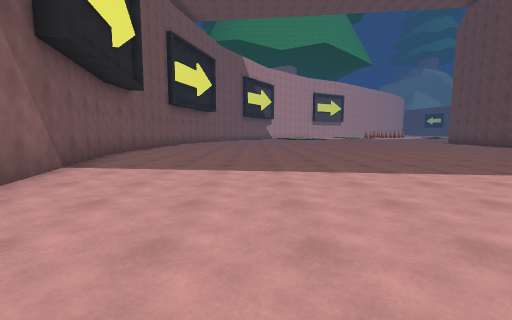
view 1 (above)

20 first-person views from a walk through a scene from a Unity 3-D project. The camera is 1.4 m above the floor, tilts 6° down and sees 90° across. The floor is counted in squares, 2 m on a side. Each view is taken from the middle of a square. On the plan, view 1 faces up. The plan holds only what a view shows up to about 9 squares ahead; the rest is blank. The place goes on beyond the plan. The player character is not drawn.

view 2
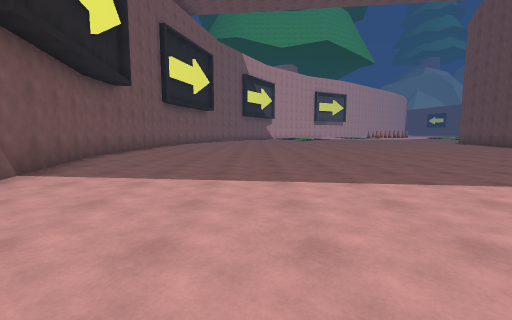

view 3
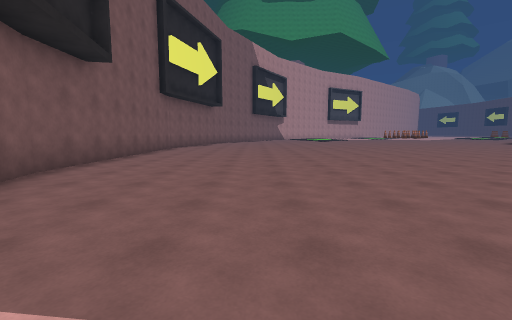

view 4
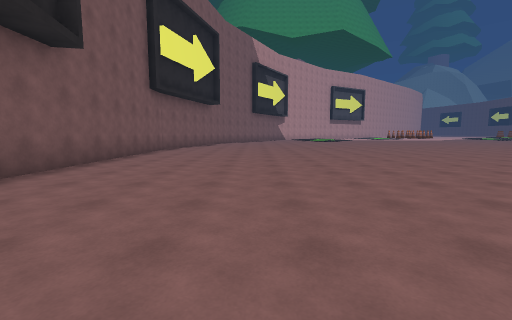

view 5
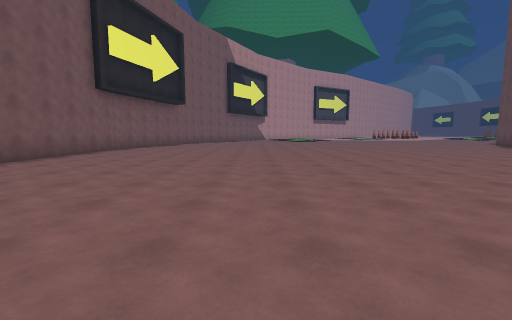

view 6
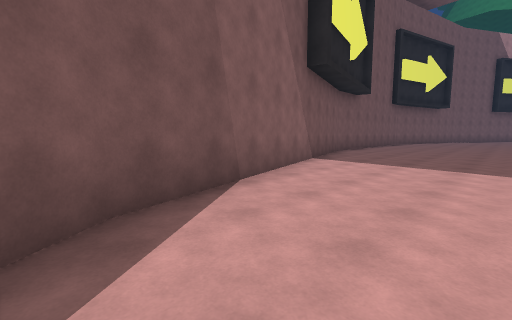

view 7
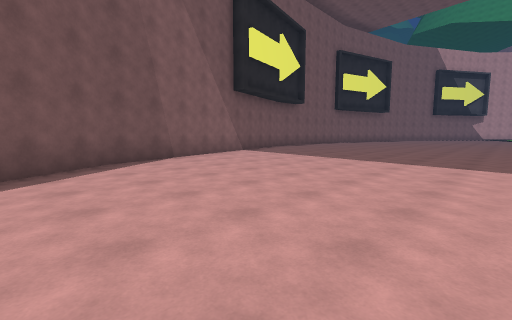

view 8
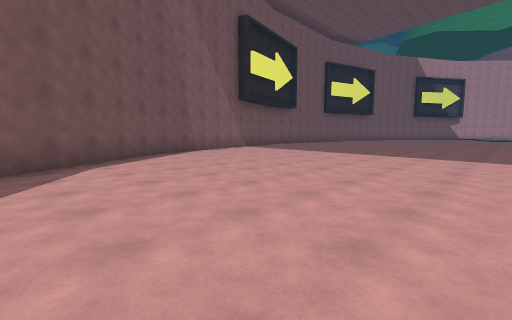

view 9
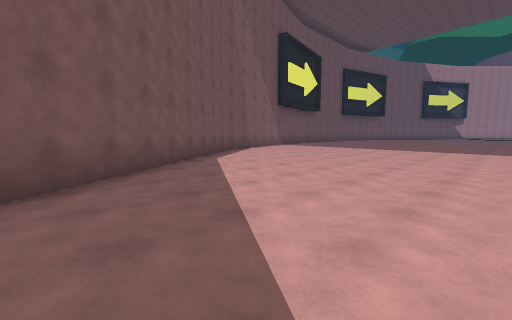

view 10
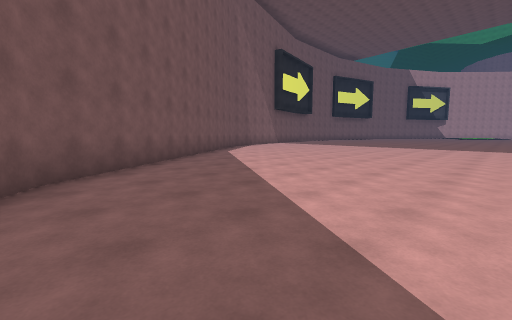

view 11
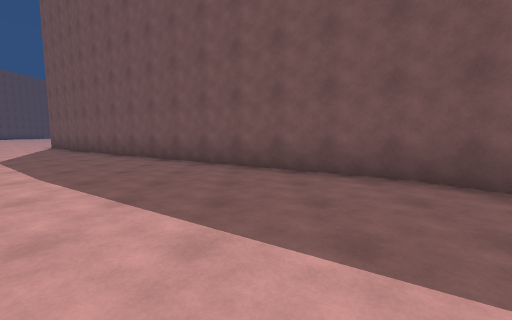

view 12
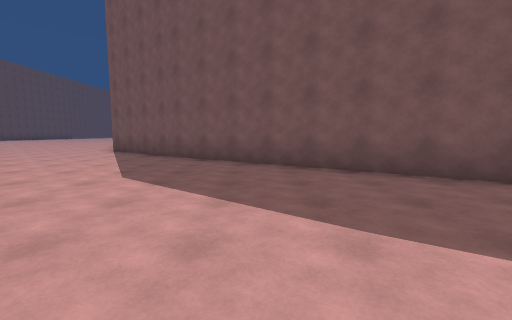

view 13
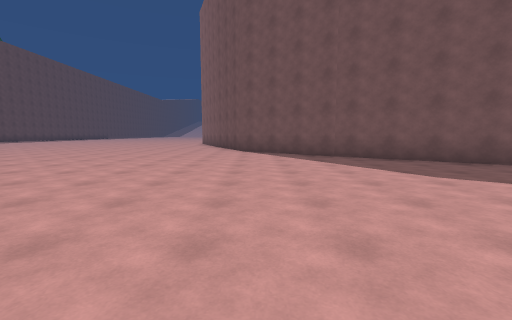

view 14
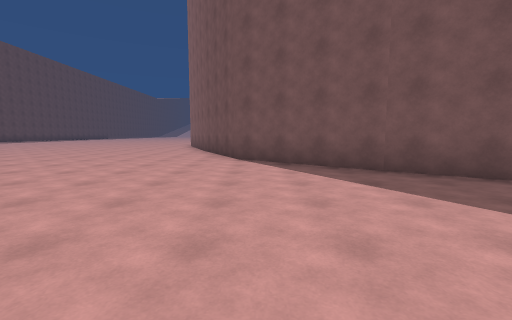

view 15
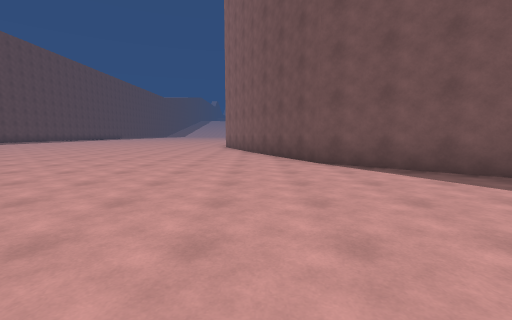

view 16
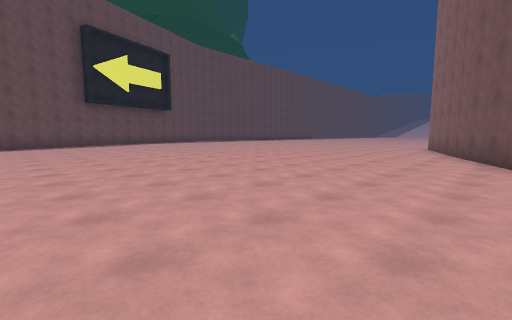

view 17
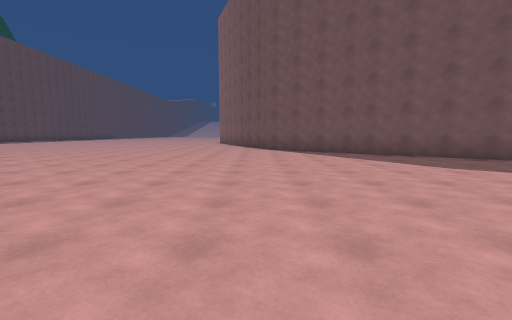

view 18
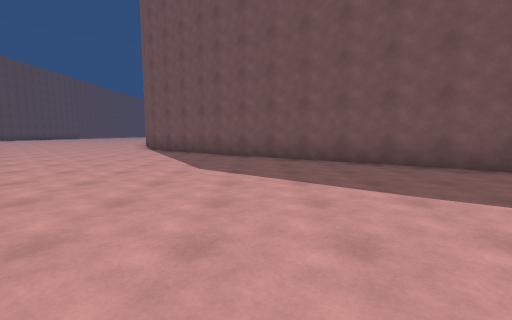

view 19
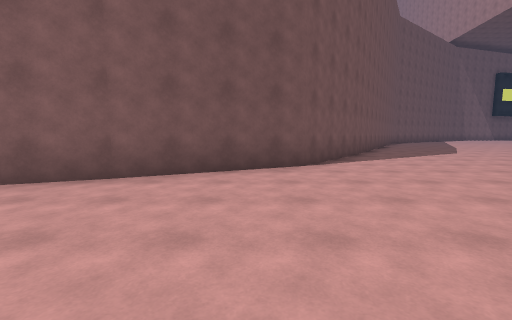

view 20
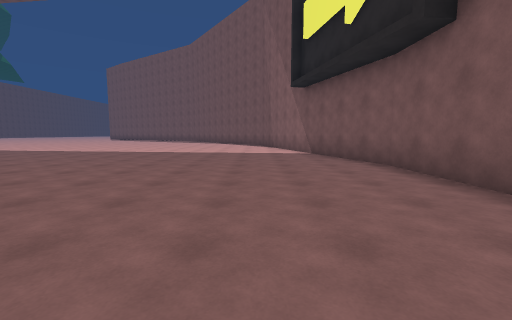

### Floor plan
Points are (right, up) in squares from view 1. A wall is a line through its corners. A room is listed if a view was taken in it or the views show most of it. See-through windows are left out.
Room 1 (views 1, 2, 3, 4, 5, 6, 7, 8, 9, 10, 11, 12, 13, 14, 15, 16, 17, 18, 19, 20)
walls: (15.5, -16.9) (17.2, -20.5); (-4.9, 8.5) (-2.3, -0.4) (3.7, -8.7) (15.7, -16.8); (-4.9, 14.1) (-4.9, 8.4)

Where each view was taken, in squares from view 1:
view 1: 0 up, 0 right, facing up
view 2: 1 up, 0 right, facing up
view 3: 4 up, 1 left, facing up
view 4: 5 up, 1 left, facing up
view 5: 5 up, 1 right, facing up
view 6: 1 down, 0 right, facing up-left
view 7: 2 down, 4 right, facing up-left
view 8: 4 down, 6 right, facing up-left
view 9: 7 down, 6 right, facing up-left
view 10: 9 down, 8 right, facing up-left
view 11: 5 down, 6 right, facing down
view 12: 7 down, 10 right, facing down
view 13: 7 down, 15 right, facing down
view 14: 10 down, 15 right, facing down
view 15: 11 down, 17 right, facing down
view 16: 11 down, 16 right, facing down-right
view 17: 6 down, 16 right, facing down
view 18: 6 down, 11 right, facing down
view 19: 18 down, 21 right, facing left
view 20: 14 up, 2 left, facing down
